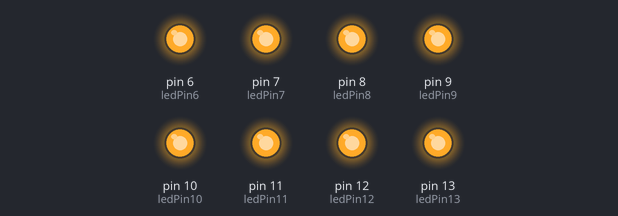
The sketch below on a simulated Arduino Uno, built with avr-gcc and run on an emulated ATmega328P. Parts: output pins drawn as LEDs (lit = HIGH).

Above: at 0.1 s.
Timing chart, 0 to 1.6 s (numbered marks = the images above):
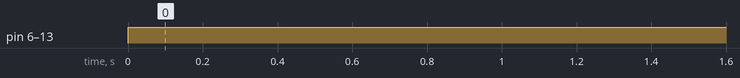

The sketch:

FuckLight.ino
```cpp
/*Fuck Light */

const int ledPin13 = 13;
const int ledPin12 = 12;
const int ledPin11 = 11;
const int ledPin10 = 10;
const int ledPin9 = 9;
const int ledPin8 = 8;
const int ledPin7 = 7;
const int ledPin6 = 6;

int ledState13 = HIGH;
int ledState12 = HIGH;
int ledState11 = HIGH;
int ledState10 = HIGH;
int ledState9 = HIGH;
int ledState8 = HIGH;
int ledState7 = HIGH;
int ledState6 = HIGH;

void setup() {
  pinMode(ledPin13, OUTPUT);
  pinMode(ledPin12, OUTPUT);
  pinMode(ledPin11, OUTPUT);
  pinMode(ledPin10, OUTPUT);
  pinMode(ledPin9, OUTPUT);
  pinMode(ledPin8, OUTPUT);
  pinMode(ledPin7, OUTPUT);
  pinMode(ledPin6, OUTPUT);
}

void loop() {
  digitalWrite( ledPin13, ledState13);
  digitalWrite( ledPin12, ledState12);
  digitalWrite( ledPin11, ledState11);
  digitalWrite( ledPin10, ledState10);
  digitalWrite( ledPin9, ledState9);
  digitalWrite( ledPin8, ledState8);
  digitalWrite( ledPin7, ledState7);
  digitalWrite( ledPin6, ledState6);
}
```

Measured:
- by itself, pin 6 (ledPin6), pin 7 (ledPin7), pin 8 (ledPin8), pin 9 (ledPin9), pin 10 (ledPin10), pin 11 (ledPin11), pin 12 (ledPin12), pin 13 (ledPin13): LOW → HIGH at 0.00 s
